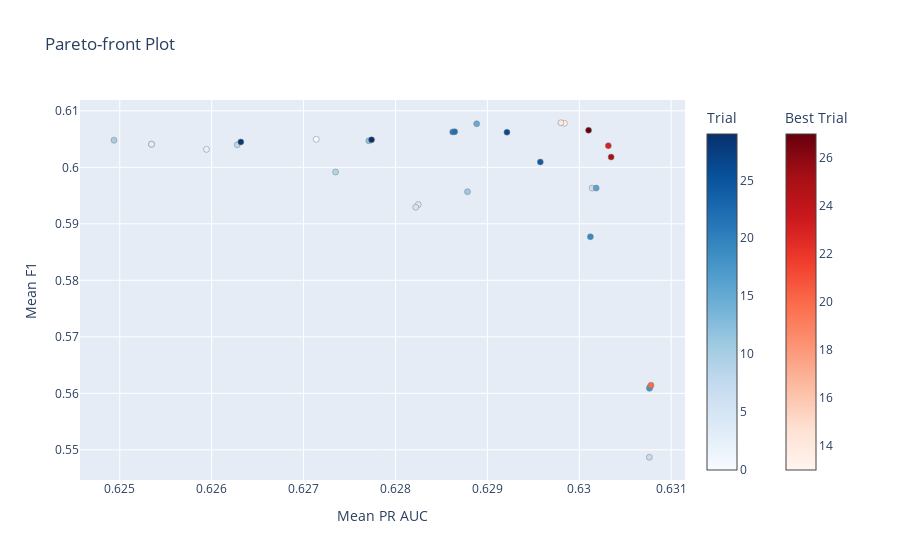

The code cell stored with this chart in its notebook:
### Code cell
svc_study = optuna.load_study(study_name="svc_study", storage="sqlite:///my_study.db")
optuna.visualization.plot_pareto_front(svc_study, target_names=["Mean PR AUC", "Mean F1"])

### Figure 1 — Plotly figure (JSON) as saved in the notebook; plotly's stock layout.template omitted (floating-point values rounded to 4 significant figures)
{"data": [{"hovertemplate": "%{text}<extra>Trial</extra>", "marker": {"color": [0, 1, 2, 3, 4, 5, 6, 7, 8, 9, 10, 11, 12, 15, 16, 17, 18, 19, 21, 22, 24, 26, 28, 29], "colorbar": {"title": {"text": "Trial"}}, "colorscale": [[0, "rgb(247,251,255)"], [0.125, "rgb(222,235,247)"], [0.25, "rgb(198,219,239)"], [0.375, "rgb(158,202,225)"], [0.5, "rgb(107,174,214)"], [0.625, "rgb(66,146,198)"], [0.75, "rgb(33,113,181)"], [0.875, "rgb(8,81,156)"], [1, "rgb(8,48,107)"]], "line": {"color": "Grey", "width": 0.5}}, "mode": "markers", "showlegend": false, "text": ["{<br>  \"number\": 0,<br>  \"values\": [<br>    0.6271378864955628,<br>    0.60496196260026<br>  ],<br>  \"params\": {<br>    \"classifier__C\": 0.21065760532526429,<br>    \"classifier__max_iter\": 764,<br>    \"over__k_neighbors\": 12,<br>    \"over__sampling_strategy\": 0.8704123341552652<br>  }<br>}", "{<br>  \"number\": 1,<br>  \"values\": [<br>    0.6253452764179211,<br>    0.6040863263964994<br>  ],<br>  \"params\": {<br>    \"classifier__C\": 0.7929614191569014,<br>    \"classifier__max_iter\": 465,<br>    \"over__k_neighbors\": 23,<br>    \"over__sampling_strategy\": 0.8873521413202637<br>  }<br>}", "{<br>  \"number\": 2,<br>  \"values\": [<br>    0.6259430247417687,<br>    0.6031775257543313<br>  ],<br>  \"params\": {<br>    \"classifier__C\": 0.5157974012489253,<br>    \"classifier__max_iter\": 431,<br>    \"over__k_neighbors\": 10,<br>    \"over__sampling_strategy\": 0.7783524651253351<br>  }<br>}", "{<br>  \"number\": 3,<br>  \"values\": [<br>    0.6253452764179211,<br>    0.6040863263964994<br>  ],<br>  \"params\": {<br>    \"classifier__C\": 0.8805440603466927,<br>    \"classifier__max_iter\": 391,<br>    \"over__k_neighbors\": 25,<br>    \"over__sampling_strategy\": 0.7941995707563849<br>  }<br>}", "{<br>  \"number\": 4,<br>  \"values\": [<br>    0.6282477173769774,<br>    0.5934056220405848<br>  ],<br>  \"params\": {<br>    \"classifier__C\": 0.9301320685511987,<br>    \"classifier__max_iter\": 782,<br>    \"over__k_neighbors\": 8,<br>    \"over__sampling_strategy\": 0.8138286759385291<br>  }<br>}", "{<br>  \"number\": 5,<br>  \"values\": [<br>    0.6282204635529418,<br>    0.5929281899674224<br>  ],<br>  \"params\": {<br>    \"classifier__C\": 0.7358484787427078,<br>    \"classifier__max_iter\": 311,<br>    \"over__k_neighbors\": 10,<br>    \"over__sampling_strategy\": 0.7595946974431383<br>  }<br>}", "{<br>  \"number\": 6,<br>  \"values\": [<br>    0.6301406492411022,<br>    0.5963181056944885<br>  ],<br>  \"params\": {<br>    \"classifier__C\": 0.37654959368271695,<br>    \"classifier__max_iter\": 515,<br>    \"over__k_neighbors\": 2,<br>    \"over__sampling_strategy\": 0.9580509861222035<br>  }<br>}", "{<br>  \"number\": 7,<br>  \"values\": [<br>    0.6307630488668194,<br>    0.5486846695802206<br>  ],<br>  \"params\": {<br>    \"classifier__C\": 0.20073764010325076,<br>    \"classifier__max_iter\": 114,<br>    \"over__k_neighbors\": 17,<br>    \"over__sampling_strategy\": 0.35447980891581615<br>  }<br>}", "{<br>  \"number\": 8,<br>  \"values\": [<br>    0.6262782700972777,<br>    0.6039828139345402<br>  ],<br>  \"params\": {<br>    \"classifier__C\": 0.5723261412671994,<br>    \"classifier__max_iter\": 484,<br>    \"over__k_neighbors\": 19,<br>    \"over__sampling_strategy\": 0.8837153043865249<br>  }<br>}", "{<br>  \"number\": 9,<br>  \"values\": [<br>    0.627348416651848,<br>    0.5991734811719478<br>  ],<br>  \"params\": {<br>    \"classifier__C\": 0.5833274778004167,<br>    \"classifier__max_iter\": 389,<br>    \"over__k_neighbors\": 28,<br>    \"over__sampling_strategy\": 0.6781258602899781<br>  }<br>}", "{<br>  \"number\": 10,<br>  \"values\": [<br>    0.6249369481674698,<br>    0.6048012295582523<br>  ],<br>  \"params\": {<br>    \"classifier__C\": 0.8913646386789609,<br>    \"classifier__max_iter\": 794,<br>    \"over__k_neighbors\": 26,<br>    \"over__sampling_strategy\": 0.9963853433976897<br>  }<br>}", "{<br>  \"number\": 11,<br>  \"values\": [<br>    0.628783847591096,<br>    0.5956836304551931<br>  ],<br>  \"params\": {<br>    \"classifier__C\": 0.7996602985543773,<br>    \"classifier__max_iter\": 460,<br>    \"over__k_neighbors\": 17,<br>    \"over__sampling_strategy\": 0.5623434195828432<br>  }<br>}", "{<br>  \"number\": 12,<br>  \"values\": [<br>    0.6277103148265692,<br>    0.6046972576557923<br>  ],<br>  \"params\": {<br>    \"classifier__C\": 0.3842787765811287,<br>    \"classifier__max_iter\": 106,<br>    \"over__k_neighbors\": 14,<br>    \"over__sampling_strategy\": 0.7306208161011875<br>  }<br>}", "{<br>  \"number\": 15,<br>  \"values\": [<br>    0.6288835375745078,<br>    0.6077027674725691<br>  ],<br>  \"params\": {<br>    \"classifier__C\": 0.20159948785739282,<br>    \"classifier__max_iter\": 964,<br>    \"over__k_neighbors\": 3,<br>    \"over__sampling_strategy\": 0.9873481559692521<br>  }<br>}", "{<br>  \"number\": 16,<br>  \"values\": [<br>    0.6301839989502371,<br>    0.5963195854172794<br>  ],<br>  \"params\": {<br>    \"classifier__C\": 0.3843755207007472,<br>    \"classifier__max_iter\": 112,<br>    \"over__k_neighbors\": 3,<br>    \"over__sampling_strategy\": 0.5635989840032031<br>  }<br>}", "{<br>  \"number\": 17,<br>  \"values\": [<br>    0.6307695712010175,<br>    0.5611137807657134<br>  ],<br>  \"params\": {<br>    \"classifier__C\": 0.2369386083671055,<br>    \"classifier__max_iter\": 949,<br>    \"over__k_neighbors\": 2,<br>    \"over__sampling_strategy\": 0.36475850665972787<br>  }<br>}", "{<br>  \"number\": 18,<br>  \"values\": [<br>    0.6307638553736291,<br>    0.5608749882360707<br>  ],<br>  \"params\": {<br>    \"classifier__C\": 0.6703968104752966,<br>    \"classifier__max_iter\": 954,<br>    \"over__k_neighbors\": 5,<br>    \"over__sampling_strategy\": 0.3640576217745692<br>  }<br>}", "{<br>  \"number\": 19,<br>  \"values\": [<br>    0.6301211263208712,<br>    0.5877026518438576<br>  ],<br>  \"params\": {<br>    \"classifier__C\": 0.43459690823061076,<br>    \"classifier__max_iter\": 653,<br>    \"over__k_neighbors\": 7,<br>    \"over__sampling_strategy\": 0.4827431237652612<br>  }<br>}", "{<br>  \"number\": 21,<br>  \"values\": [<br>    0.6286231982247419,<br>    0.6062646879506349<br>  ],<br>  \"params\": {<br>    \"classifier__C\": 0.29743720890195174,<br>    \"classifier__max_iter\": 877,<br>    \"over__k_neighbors\": 6,<br>    \"over__sampling_strategy\": 0.9245429158927033<br>  }<br>}", "{<br>  \"number\": 22,<br>  \"values\": [<br>    0.6286443746713253,<br>    0.6063107370182246<br>  ],<br>  \"params\": {<br>    \"classifier__C\": 0.30278636027382355,<br>    \"classifier__max_iter\": 667,<br>    \"over__k_neighbors\": 6,<br>    \"over__sampling_strategy\": 0.9172899483579131<br>  }<br>}", "{<br>  \"number\": 24,<br>  \"values\": [<br>    0.6295765335657215,<br>    0.6009404295527544<br>  ],<br>  \"params\": {<br>    \"classifier__C\": 0.29846267977500085,<br>    \"classifier__max_iter\": 630,<br>    \"over__k_neighbors\": 6,<br>    \"over__sampling_strategy\": 0.608453900184778<br>  }<br>}", "{<br>  \"number\": 26,<br>  \"values\": [<br>    0.6292130879983919,<br>    0.6062163858570992<br>  ],<br>  \"params\": {<br>    \"classifier__C\": 0.30545944181831314,<br>    \"classifier__max_iter\": 626,<br>    \"over__k_neighbors\": 4,<br>    \"over__sampling_strategy\": 0.8298069941031712<br>  }<br>}", "{<br>  \"number\": 28,<br>  \"values\": [<br>    0.6263172807194213,<br>    0.6044964798439986<br>  ],<br>  \"params\": {<br>    \"classifier__C\": 0.6502553839111899,<br>    \"classifier__max_iter\": 867,<br>    \"over__k_neighbors\": 21,<br>    \"over__sampling_strategy\": 0.8246162989125656<br>  }<br>}", "{<br>  \"number\": 29,<br>  \"values\": [<br>    0.6277401859010434,<br>    0.6048636542394473<br>  ],<br>  \"params\": {<br>    \"classifier__C\": 0.4795770582032709,<br>    \"classifier__max_iter\": 260,<br>    \"over__k_neighbors\": 9,<br>    \"over__sampling_strategy\": 0.8304895880696732<br>  }<br>}"], "type": "scatter", "x": [0.6271, 0.6253, 0.6259, 0.6253, 0.6282, 0.6282, 0.6301, 0.6308, 0.6263, 0.6273, 0.6249, 0.6288, 0.6277, 0.6289, 0.6302, 0.6308, 0.6308, 0.6301, 0.6286, 0.6286, 0.6296, 0.6292, 0.6263, 0.6277], "y": [0.605, 0.6041, 0.6032, 0.6041, 0.5934, 0.5929, 0.5963, 0.5487, 0.604, 0.5992, 0.6048, 0.5957, 0.6047, 0.6077, 0.5963, 0.5611, 0.5609, 0.5877, 0.6063, 0.6063, 0.6009, 0.6062, 0.6045, 0.6049]}, {"hovertemplate": "%{text}<extra>Best Trial</extra>", "marker": {"color": [13, 14, 20, 23, 25, 27], "colorbar": {"title": {"text": "Best Trial"}, "x": 1.1, "xpad": 40}, "colorscale": [[0, "rgb(255,245,240)"], [0.125, "rgb(254,224,210)"], [0.25, "rgb(252,187,161)"], [0.375, "rgb(252,146,114)"], [0.5, "rgb(251,106,74)"], [0.625, "rgb(239,59,44)"], [0.75, "rgb(203,24,29)"], [0.875, "rgb(165,15,21)"], [1, "rgb(103,0,13)"]], "line": {"color": "Grey", "width": 0.5}}, "mode": "markers", "showlegend": false, "text": ["{<br>  \"number\": 13,<br>  \"values\": [<br>    0.6298378789188432,<br>    0.6077943051709517<br>  ],<br>  \"params\": {<br>    \"classifier__C\": 0.2274287204137743,<br>    \"classifier__max_iter\": 958,<br>    \"over__k_neighbors\": 2,<br>    \"over__sampling_strategy\": 0.9828399128358947<br>  }<br>}", "{<br>  \"number\": 14,<br>  \"values\": [<br>    0.6298008505361146,<br>    0.6078877260932798<br>  ],<br>  \"params\": {<br>    \"classifier__C\": 0.20208391320743763,<br>    \"classifier__max_iter\": 986,<br>    \"over__k_neighbors\": 1,<br>    \"over__sampling_strategy\": 0.9980598524526756<br>  }<br>}", "{<br>  \"number\": 20,<br>  \"values\": [<br>    0.6307808034539106,<br>    0.5614467531211542<br>  ],<br>  \"params\": {<br>    \"classifier__C\": 0.6499140003222595,<br>    \"classifier__max_iter\": 648,<br>    \"over__k_neighbors\": 6,<br>    \"over__sampling_strategy\": 0.35944797674461365<br>  }<br>}", "{<br>  \"number\": 23,<br>  \"values\": [<br>    0.630316294718609,<br>    0.6038237933521561<br>  ],<br>  \"params\": {<br>    \"classifier__C\": 0.2952391353745413,<br>    \"classifier__max_iter\": 853,<br>    \"over__k_neighbors\": 1,<br>    \"over__sampling_strategy\": 0.7030145869221363<br>  }<br>}", "{<br>  \"number\": 25,<br>  \"values\": [<br>    0.630346870523415,<br>    0.6018137168471782<br>  ],<br>  \"params\": {<br>    \"classifier__C\": 0.29284985753795084,<br>    \"classifier__max_iter\": 619,<br>    \"over__k_neighbors\": 1,<br>    \"over__sampling_strategy\": 0.6249284215654641<br>  }<br>}", "{<br>  \"number\": 27,<br>  \"values\": [<br>    0.6301014622420722,<br>    0.6065469871950416<br>  ],<br>  \"params\": {<br>    \"classifier__C\": 0.9978724186832753,<br>    \"classifier__max_iter\": 880,<br>    \"over__k_neighbors\": 1,<br>    \"over__sampling_strategy\": 0.8286291465137434<br>  }<br>}"], "type": "scatter", "x": [0.6298, 0.6298, 0.6308, 0.6303, 0.6303, 0.6301], "y": [0.6078, 0.6079, 0.5614, 0.6038, 0.6018, 0.6065]}], "layout": {"title": {"text": "Pareto-front Plot"}, "xaxis": {"title": {"text": "Mean PR AUC"}}, "yaxis": {"title": {"text": "Mean F1"}}}}
